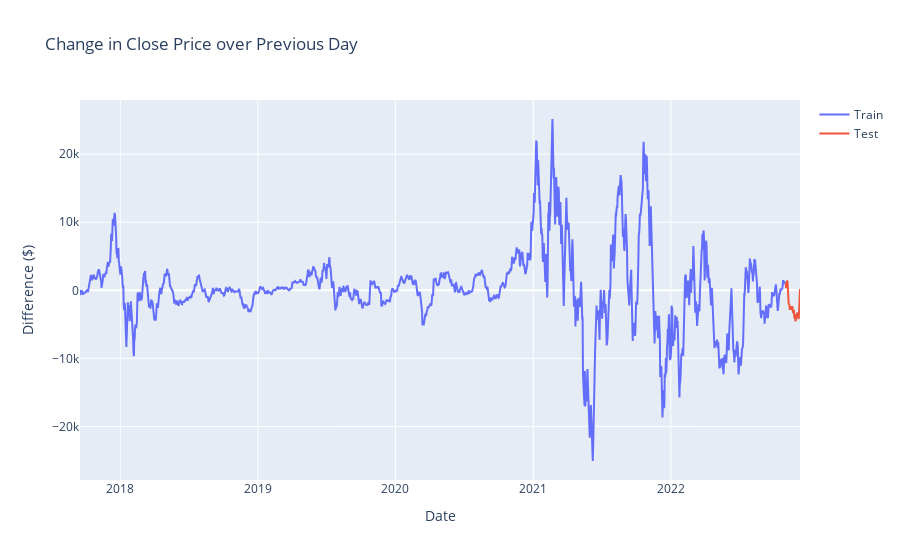

Notebook code cell kept with this figure:
### Markdown cell above
#### The chart below will graph the seasonal difference in the trend!

### Code cell
fig = go.Figure()
fig.add_trace(go.Scatter(x=train.index, y=train, mode='lines', name="Train"))
fig.add_trace(go.Scatter(x=test.index, y=test, mode='lines', name="Test"))
fig.update_layout(
    yaxis_title="Difference ($)", 
    xaxis_title="Date",
    title="Change in Close Price over Previous Day"
)
fig.show()

### Figure 1 — Plotly figure (JSON) as saved in the notebook; plotly's stock layout.template omitted (floating-point values rounded to 4 significant figures; data arrays with more than 128 entries replaced by an {"elided": "..."} marker saying what was removed)
{"data": [{"mode": "lines", "name": "Train", "type": "scatter", "x": {"elided": "1873 str values"}, "y": {"elided": "1873 float values"}}, {"mode": "lines", "name": "Test", "type": "scatter", "x": ["2022-11-02T00:00:00", "2022-11-03T00:00:00", "2022-11-04T00:00:00", "2022-11-05T00:00:00", "2022-11-06T00:00:00", "2022-11-07T00:00:00", "2022-11-08T00:00:00", "2022-11-09T00:00:00", "2022-11-10T00:00:00", "2022-11-11T00:00:00", "2022-11-12T00:00:00", "2022-11-13T00:00:00", "2022-11-14T00:00:00", "2022-11-15T00:00:00", "2022-11-16T00:00:00", "2022-11-17T00:00:00", "2022-11-18T00:00:00", "2022-11-19T00:00:00", "2022-11-20T00:00:00", "2022-11-21T00:00:00", "2022-11-22T00:00:00", "2022-11-23T00:00:00", "2022-11-24T00:00:00", "2022-11-25T00:00:00", "2022-11-26T00:00:00", "2022-11-27T00:00:00", "2022-11-28T00:00:00", "2022-11-29T00:00:00", "2022-11-30T00:00:00", "2022-12-01T00:00:00", "2022-12-02T00:00:00", "2022-12-03T00:00:00", "2022-12-04T00:00:00", "2022-12-05T00:00:00", "2022-12-06T00:00:00", "2022-12-07T00:00:00", "2022-12-08T00:00:00", "2022-12-09T00:00:00", "2022-12-10T00:00:00"], "y": [1116.0, 332.6, 555.0, 1185.0, 1456.0, 1283.0, 148.3, -1769.0, -2106.0, -1967.0, -2168.0, -2862.0, -2680.0, -2331.0, -2678.0, -2874.0, -2477.0, -2479.0, -2472.0, -3123.0, -3319.0, -2898.0, -2976.0, -4031.0, -4067.0, -3841.0, -4553.0, -4316.0, -3620.0, -3440.0, -3456.0, -3276.0, -3677.0, -4155.0, -4232.0, -3887.0, -2668.0, -373.8, 198.2]}], "layout": {"title": {"text": "Change in Close Price over Previous Day"}, "xaxis": {"title": {"text": "Date"}}, "yaxis": {"title": {"text": "Difference ($)"}}}}
